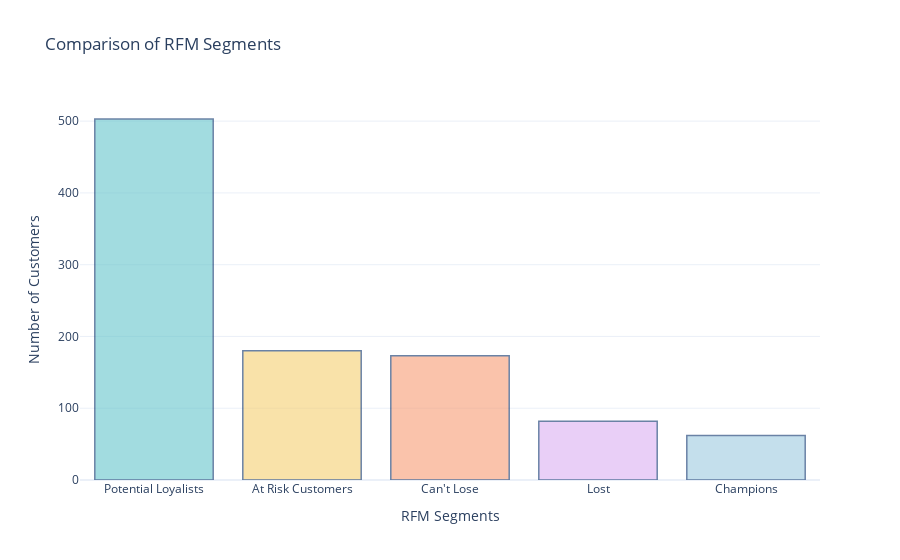

Notebook source saved alongside this figure:
### Code cell
import plotly.colors

pastel_colors = plotly.colors.qualitative.Pastel

segment_counts = data['RFM Customer Segments'].value_counts()

# Create a bar chart to compare segment counts
fig = go.Figure(data=[go.Bar(x=segment_counts.index, y=segment_counts.values,
                            marker=dict(color=pastel_colors))])

# Set the color of the Champions segment as a different color
champions_color = 'rgb(158, 202, 225)'
fig.update_traces(marker_color=[champions_color if segment == 'Champions' else pastel_colors[i]
                                for i, segment in enumerate(segment_counts.index)],
                  marker_line_color='rgb(8, 48, 107)',
                  marker_line_width=1.5, opacity=0.6)

# Update the layout
fig.update_layout(title='Comparison of RFM Segments',
                  xaxis_title='RFM Segments',
                  yaxis_title='Number of Customers',
                  showlegend=False)

fig.show()

### Figure 1 — Plotly figure (JSON) as saved in the notebook; plotly's stock layout.template omitted (floating-point values rounded to 4 significant figures)
{"data": [{"marker": {"color": ["rgb(102, 197, 204)", "rgb(246, 207, 113)", "rgb(248, 156, 116)", "rgb(220, 176, 242)", "rgb(158, 202, 225)"], "line": {"color": "rgb(8, 48, 107)", "width": 1.5}}, "opacity": 0.6, "type": "bar", "x": ["Potential Loyalists", "At Risk Customers", "Can't Lose", "Lost", "Champions"], "y": [503, 180, 173, 82, 62]}], "layout": {"autosize": true, "showlegend": false, "title": {"text": "Comparison of RFM Segments"}, "xaxis": {"autorange": true, "range": [-0.5, 4.5], "title": {"text": "RFM Segments"}, "type": "category"}, "yaxis": {"autorange": true, "range": [0, 529.5], "title": {"text": "Number of Customers"}, "type": "linear"}}}
